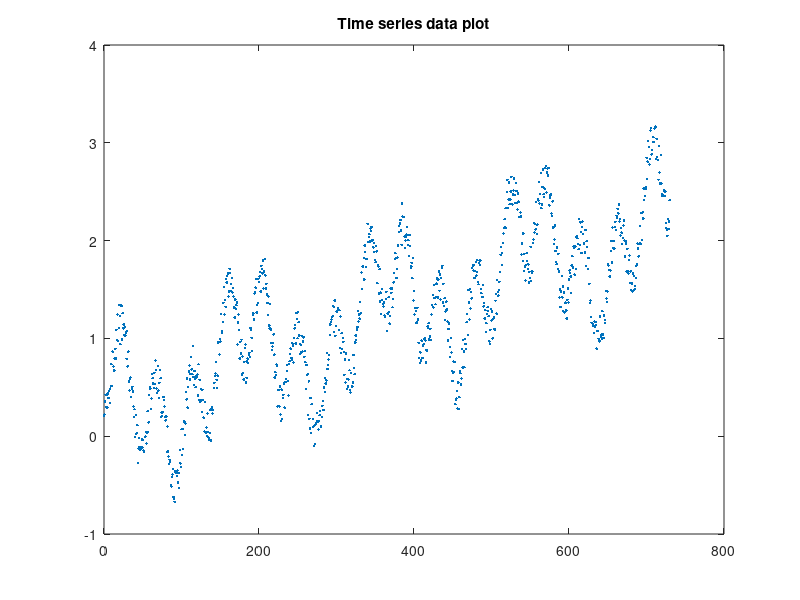
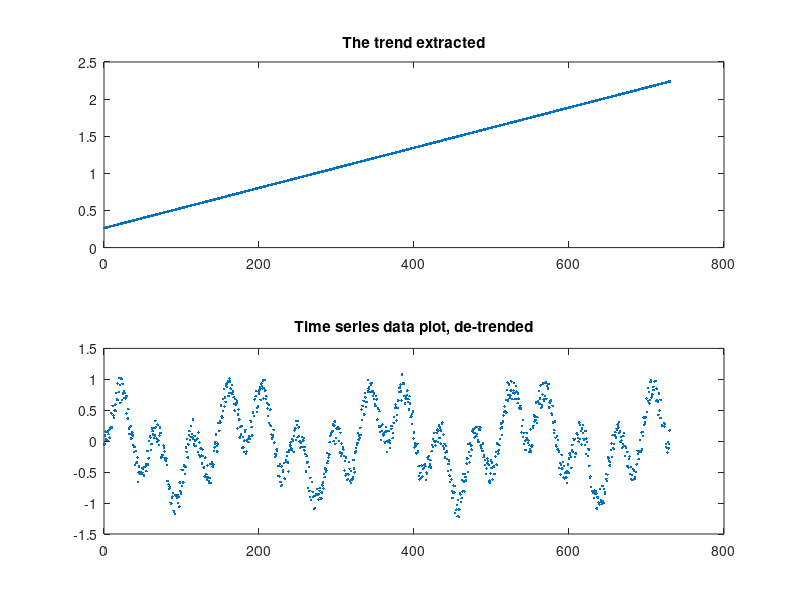
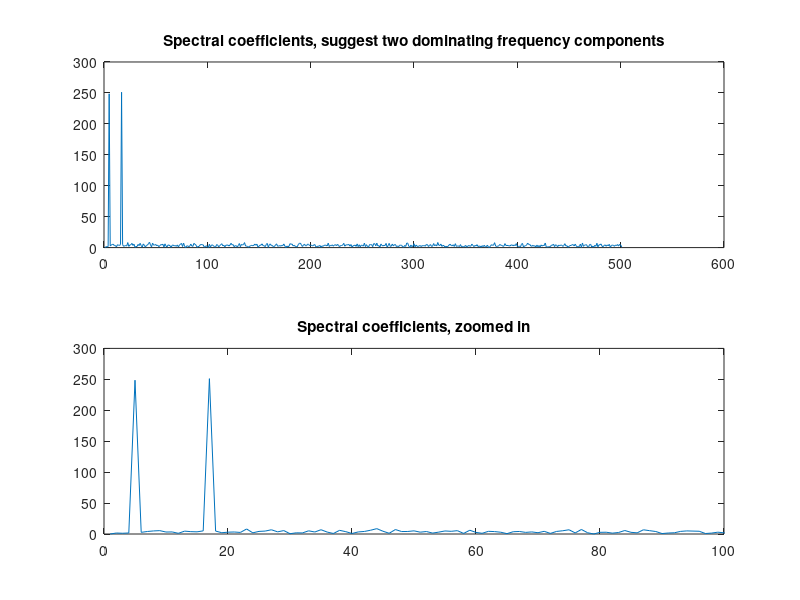
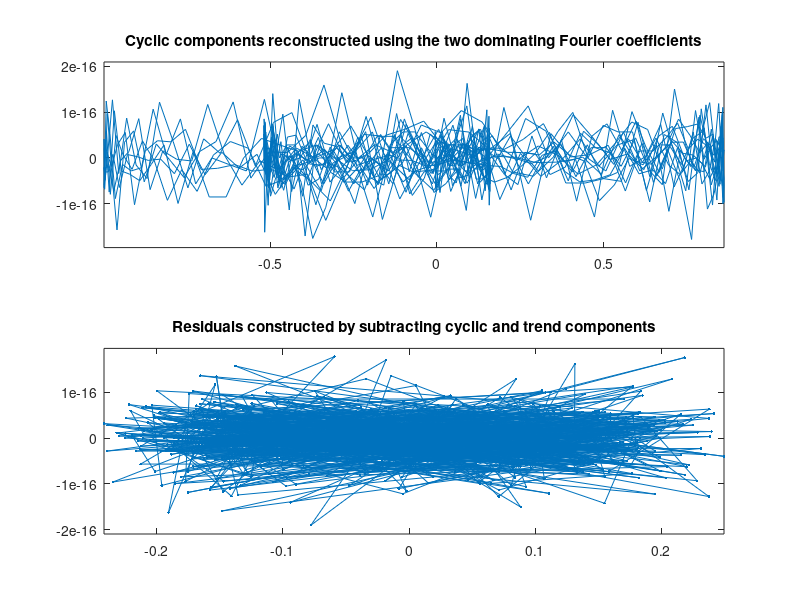

These figures' MATLAB source, in order:
%   3165_02_09: Time Series Analysis
%   Copyright 2012 Packt Publishing
%   $Revision: 1 $
%   $Date: 2012-01-30 12:00:00

% data definition
load timeseriesAnalysis;
%scatter plot of data
plot(x,ydata,'.');title('Time series data plot');
print(gcf,'-dpng','./../3165_02_Images/3165_02_09_1.png');

%DETRENDING THE DATA
y_detrended = detrend(ydata); % detrending the data
subplot(2,1,1);plot(x, ydata-y_detrended,'.');title('The trend extracted');
subplot(2,1,2);plot(x, y_detrended,'.');title('Time series data plot, de-trended');
print(gcf,'-dpng','./../3165_02_Images/3165_02_09_2.png');

%FINDING CYLCLIC COMPONENTS with fourier transforms
ySpectrum=fft(y_detrended); 
subplot(2,1,1);
plot(abs(ySpectrum(1:round(length(y_detrended)/2))));
title('Spectral coefficients, suggest two dominating frequency components');
subplot(2,1,2);
plot(abs(ySpectrum(1:round(length(y_detrended)/2)))); xlim([0 100]);
title('Spectral coefficients, zoomed in');
print(gcf,'-dpng','./../3165_02_Images/3165_02_09_3.png');

% zero out the non-significant Fourier components
freqInd=find(abs(ySpectrum)<100); 
ySpectrum(freqInd)=0;
y_cyclic=ifft(ySpectrum); % The low frequency component in the time domain
residuals=y_detrended - y_cyclic; % The High frequency component in the time domain
subplot(2,1,1);
plot(y_cyclic);
title('Cyclic components reconstructed using the two dominating Fourier coefficients');axis tight;
subplot(2,1,2);
plot(residuals,'.-'); 
title('Residuals constructed by subtracting cyclic and trend components');axis tight;
print(gcf,'-dpng','./../3165_02_Images/3165_02_09_4.png');

